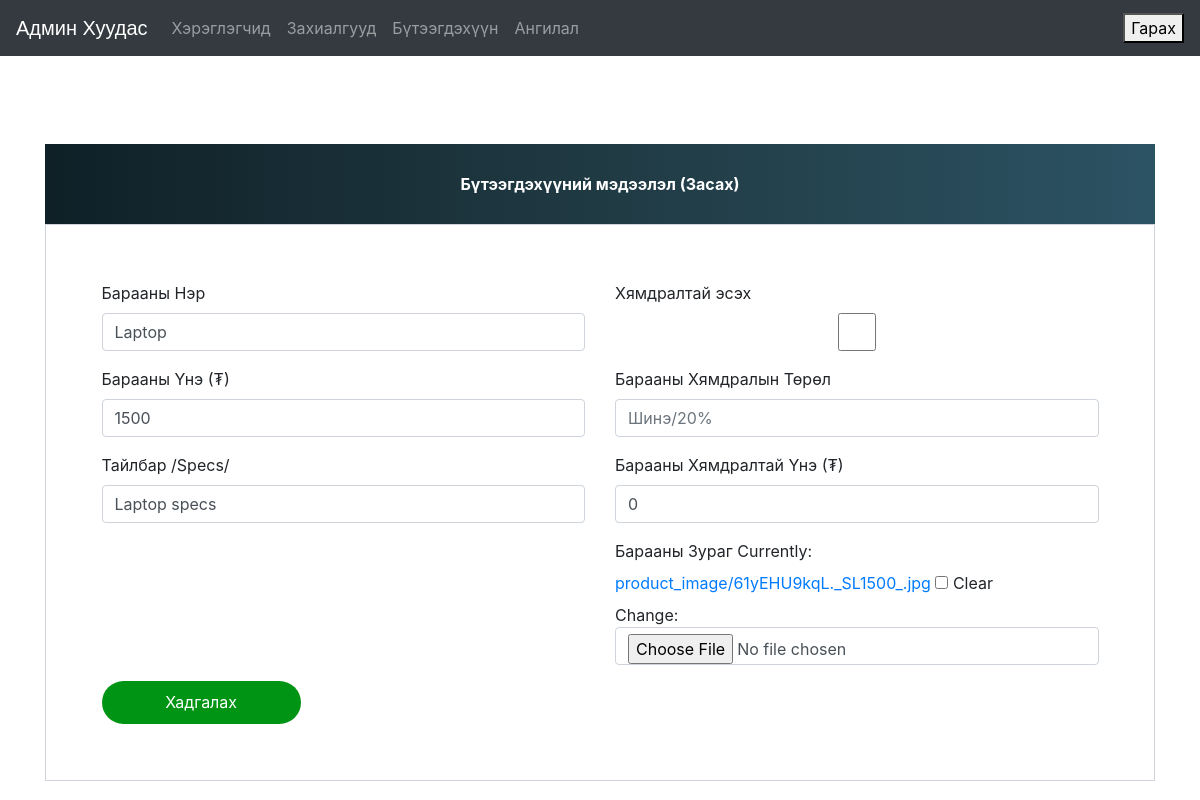
The app's page /update-product/1 (signed in) with its own data.
### ecom/models.py (models this page shows, shortened)
class Product(models.Model):
    name=models.CharField(max_length=100)
    product_image= models.ImageField(upload_to='product_image/',null=True,blank=True)
    price = models.PositiveIntegerField(null=False, default=0)
    discount = models.BooleanField(default=False)
    discount_price = models.PositiveIntegerField(null=False, default=0)
    discount_type=models.CharField(max_length=40, null=True)
    description=models.CharField(max_length=200)
    category = models.ForeignKey(ProductCategory, null=True, on_delete=models.DO_NOTHING)

### ecom/views.py (the view)
# urls.py: path('update-product/<int:pk>', views.update_product_view,name='update-product'),
@login_required(login_url='adminlogin')
def update_product_view(request,pk):
    product=models.Product.objects.get(id=pk)
    productForm=forms.ProductForm(instance=product)
    if request.method=='POST':
        productForm=forms.ProductForm(request.POST,request.FILES,instance=product)
        if productForm.is_valid():
            productForm.save()
            return redirect('admin-products')
    return render(request,'ecom/admin/admin_update_product.html',{'productForm':productForm})

### ecom/forms.py
class ProductForm(forms.ModelForm):
    class Meta:
        model=models.Product
        fields=['name','price', 'discount_price', 'discount_type', 'discount', 'description','product_image']

### templates/ecom/admin/admin_update_product.html (shortened to what this page needs)
{% extends 'ecom/admin/admin_base.html' %}
{% load widget_tweaks %}
{% block content %}
<head>
  <link href="//maxcdn.bootstrapcdn.com/bootstrap/4.1.1/css/bootstrap.min.css" rel="stylesheet" id="bootstrap-css">
</head>
<br><br><br><br><br><br>
<form method="post" enctype="multipart/form-data">
  <div class="container register-form">
    <div class="form">
      <div class="note">
        <p>Бүтээгдэхүүний мэдээлэл (Засах)</p>
      </div>
      <div class="form-content">
        <div class="row">
          <div class="col-md-6">
            <div class="form-group">
              <label for="">Барааны Нэр</label>
              {% render_field productForm.name class="form-control" placeholder="Product Name" %}
            </div>
            <div class="form-group">
              <label for="">Барааны Үнэ (₮)</label>
              {% render_field productForm.price class="form-control" placeholder="15000" %}
            </div>
            <div class="form-group">
              <label for="">Тайлбар /Specs/</label>
              {% render_field productForm.description class="form-control" placeholder="Description" %}
            </div>
          </div>
          <div class="col-md-6">
            <div class="form-group">
              <label for="">Хямдралтай эсэх</label>
              {% render_field productForm.discount class="form-control" placeholder="" %}
            </div>
            <div class="form-group">
              <label for="">Барааны Хямдралын Төрөл</label>
              {% render_field productForm.discount_type class="form-control" placeholder="Шинэ/20%" %}
            </div>
            <div class="form-group">
              <label for="">Барааны Хямдралтай Үнэ (₮)</label>
              {% render_field productForm.discount_price class="form-control" placeholder="Заавал биш" %}
            </div>
            <div class="form-group">
              <label for="">Барааны Зураг</label>
              {% render_field productForm.product_image class="form-control" placeholder="product_image" %}
            </div>
          </div>
        </div>
        <button type="submit" class="btnSubmit">Хадгалах</button>
      </div>
    </div>
  </div>
</form>
{% endblock content %}

### templates/ecom/admin/admin_base.html (style rules this page uses)
p { text-align: center; }

### templates/ecom/admin/admin_update_product.html (style rules this page uses)
a:link { text-decoration: none; }
.note { text-align: center; height: 80px; background: #0F2027; background: -webkit-linear-gradient(to left, #2C5364, #203A43, #0F2027); background: linear-gradient(to left, #2C5364, #203A43, #0F2027); color: #fff; font-weight: bold; line-height: 80px; }
.form-content { padding: 5%; border: 1px solid #ced4da; margin-bottom: 2%; }
.form-control { border-radius: 1.5rem; }
.btnSubmit { border: none; border-radius: 1.5rem; padding: 1%; width: 20%; cursor: pointer; background: #009414; color: #fff; }

### records on screen
Product: name "Laptop", price "1500", description "Laptop specs", discount_price "0"
